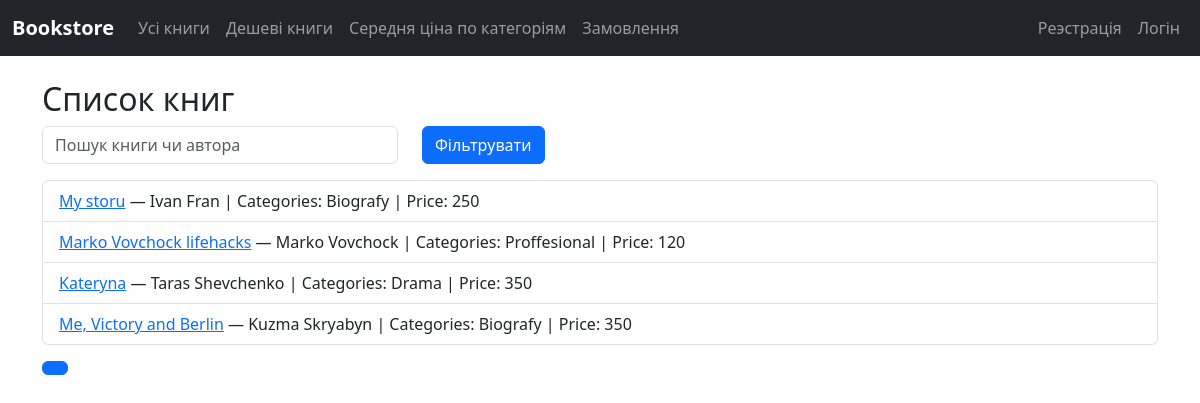
Page /shop/cheap-books/ on the committed database.
### shop/models.py (models this page shows)
class Book(models.Model):
    title = models.CharField(max_length=100)
    author = models.ManyToManyField(Author)
    category = models.ManyToManyField(Category)
    publisher = models.ForeignKey('Publisher', on_delete=models.CASCADE)
    published_year = models.IntegerField()
    added_at = models.DateTimeField()
    amount = models.IntegerField()
    price = models.IntegerField()
    available = models.BooleanField(default=True)
    calculated_rating = models.DecimalField(max_digits=5, decimal_places=2, null=True)

class Author(models.Model):
    first_name = models.CharField(max_length=100)
    last_name = models.CharField(max_length=100)
    country = models.CharField(max_length=100)
    birth_date = models.DateField(default=timezone.now)
    bio = models.TextField(default="No bio yet")
    def __str__(self):
        return self.first_name + " " + self.last_name

class Category(models.Model):
    name = models.CharField(max_length=100)
    bio = models.TextField(default="No bio yet")
    def __str__(self):
        return self.name

### shop/views.py (the view)
# urls.py: path("cheap-books/", AllCheapBooksView.as_view(), name="cheap_books"),
class AllCheapBooksView(ListView):
    model = Book
    template_name = "books.html"
    context_object_name = "books"
    paginate = 4
    def get_queryset(self):
        query = self.request.GET.get("q")
        qs =  Book.objects.filter(price__lt=500).prefetch_related("author", "category")
        if query:
            qs = qs.filter(Q(title__icontains=query) | Q(author__last_name__icontains=query))
        return qs

### templates/books.html (shortened to what this page needs)
{% extends "base.html" %}
{% block content %}
<h2>Список книг</h2>
<form method="get" class="mb-3">
    <div class="row">
        <div class="col-md-4">
            <input type="text" name="q" class="form-control" placeholder="Пошук книги чи автора" value="{{ request.GET.q }}">
        </div>
        <div class="col-md-2">
            <button type="submit" class="btn btn-primary">Фільтрувати</button>
        </div>
    </div>
</form>
<ul class="list-group">
    {% for book in books %}
        <li class="list-group-item">
            <a href="{% url 'shop:book' book_id=book.id %}">{{ book.title }}</a>
            —
            {% for author in book.author.all %}
                {{ author }}{% if not forloop.last %}, {% endif %}
            {% empty %}
                No authors
            {% endfor %}
            | Categories:
            {% for category in book.category.all %}
                {{ category }}{% if not forloop.last %}, {% endif %}
            {% empty %}
                No categories
            {% endfor %}
            | Price: {{ book.price }}
        </li>
    {% empty %}
        <li class="list-group-item">Немає книг</li>
    {% endfor %}
</ul>
<nav>
    <ul class="pagination mt-3">
        <li class="page-item active"><span class="page-link">{{ page_obj.number }}</span></li>
    </ul>
</nav>
{% endblock %}

### static/css/style.css (style rules this page uses)
.pagination .page-link { color: #212529; }

### rows in the picture
Book: title "My storu", price "250"
Author: first_name+last_name "Ivan Fran"
Category: name "Biografy"
Book: title "Marko Vovchock lifehacks", price "120"
Author: first_name+last_name "Marko Vovchock"
Category: name "Proffesional"
Book: title "Kateryna", price "350"
Author: first_name+last_name "Taras Shevchenko"
Category: name "Drama"
Book: title "Me, Victory and Berlin", price "350"
Author: first_name+last_name "Kuzma Skryabyn"
